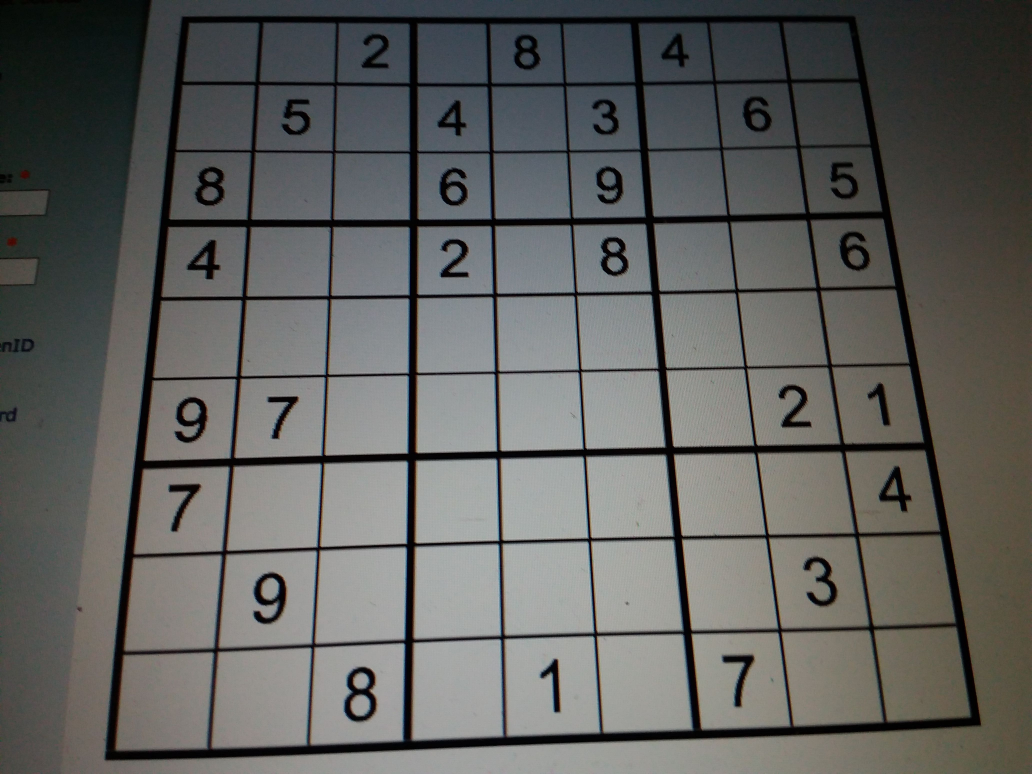
//> input picture data/img1.jpg, 4128 x 3096 px (shown at 1/4 size)
$ ./test data/img1.jpg   (built with g++ and OpenCV 4)
//> lines starting //> are read from the running program, lines starting //| are printed output that depends on the picture; after the words box and inside, x2 and y2 are one past the last pixel; in counts of white or black regions, pixels touching at a corner belong together
#include "opencv2/imgproc/imgproc.hpp"
#include <tesseract/baseapi.h>
#include "opencv2/highgui/highgui.hpp"
#include <cstdlib>
#include <iostream>
#include <cstdio>
using namespace std;
using namespace cv;
vector<vector<Point> > contours, transf_contours;
vector<vector<Point> > approx_poly;
vector<Vec4i> hierarchy, transf_hierarchy;
Mat box[82];
const int BORDER_REMOVE_P = 0;

// [13 lines of commented-out code are left out]

int main (int argc, char *argv[]) {

	//////////////////////////////////////// INITIALIZATION /////////////////////////////////
	Mat src,img = imread(argv[1]),persp_transf,sudoku_box,harris,harris_norm,harris_scale;
//> img is the input picture: 3096 rows x 4128 cols, CV_8UC3; mean B, G, R 94.1, 96.5, 96
	resize( img, img, Size(500,500) );
//> img: 500 rows x 500 cols, CV_8UC3
	Mat M,kernel;
	src = img.clone();
	const int w = img.cols, h = img.rows;
//> w = 500; h = 500
	double contour_areas=0,temp;
	int count = 0,i,j,T,r,c,b,thresh=200;
	vector<Point> corners;
	Point2f transf_pts[4],corner_pts[4];

	cvtColor( img, img, COLOR_BGR2GRAY );
//> img: 500 rows x 500 cols, CV_8UC1
	sudoku_box = Mat::zeros( img.rows, img.cols, CV_8UC1 );
	GaussianBlur( img, img, Size(5,5), 0, 0, BORDER_DEFAULT );
	kernel = getStructuringElement( MORPH_RECT, Size(3,3) );
	erode( img, img, kernel, Point(-1,-1), 1 );
	//threshold( img, img, 0, 255, CV_THRESH_BINARY_INV | CV_THRESH_OTSU );
	adaptiveThreshold( img, img, 255, ADAPTIVE_THRESH_MEAN_C, THRESH_BINARY_INV, 5, 0 );
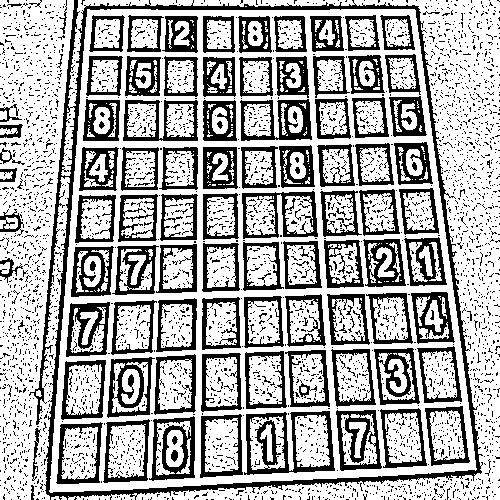
//> img: 500 rows x 500 cols, CV_8UC1; 67.2% white; 3817 black regions (3698 under 20 px)
	imshow("ASFD",img);
	waitKey(0);
	harris = Mat::zeros( img.rows, img.cols, CV_8UC1 );
	harris.setTo(Scalar(255));
	persp_transf = Mat::zeros( img.rows, img.cols, CV_8UC1 );
	persp_transf.setTo(Scalar(255));
	// [20 lines of commented-out code are left out]
	findContours( img, contours, hierarchy, RETR_TREE, CHAIN_APPROX_SIMPLE);
//> contours = 5743 contours, 5449 with area under 20; largest, box (x1, y1, x2, y2) and area: (49, 9, 477, 493) 178271, (61, 0, 500, 500) 30574, (0, 0, 74, 500) 26602, (243, 410, 336, 476) 5077, (241, 190, 319, 240) 3247
	int idx = 0;
	cout << contours.size() << endl;
//| 5743
	cout << hierarchy.size() << endl;
//| 5743
	for(i = 0, j = 0 ; i < contours.size() ; i++) {
		temp = contour_areas;
		contour_areas = max(contour_areas,(contourArea(contours[i],false)));
		if(contour_areas != temp) j = i;
	}
//> this loop made 5743 passes
//> (temp, contour_areas) on passes 5 to 7: (16, 20.5), (20.5, 20.5), (20.5, 76.5)
//> after the loop, contour_areas = 178271
	drawContours( sudoku_box, contours, j, Scalar(255), 2, 8 );
//> sudoku_box: 500 rows x 500 cols, CV_8UC1; 2.2% white; 1 white region
	imshow("ASFD",sudoku_box);
	waitKey(0);


	approx_poly.resize(1);
	approxPolyDP( contours[j], approx_poly[0], 0.01*arcLength(contours[j], true), true);  // OBTAINING CORNER POINTS
//> approx_poly = 1 contour; box (x1, y1, x2, y2) and area: (49, 9, 476, 492) 177677

	drawContours( sudoku_box, approx_poly, 0, Scalar(255), 2, 8 );
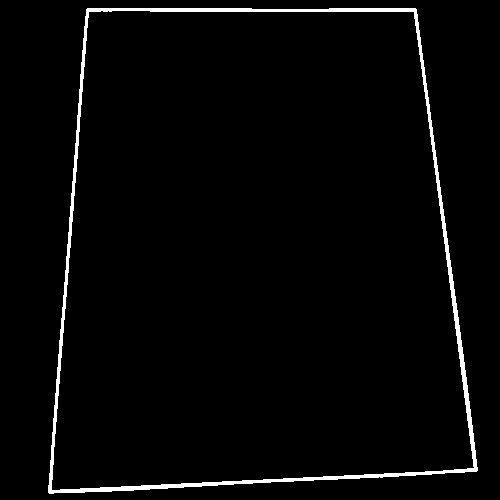
//> sudoku_box: 500 rows x 500 cols, CV_8UC1; 2.5% white; 1 white region, box (x1, y1, x2, y2) and area: (48, 8, 478, 494) 6202
	////////////////////////////////////////////////////////////////////////////////////////////

	///////////////////////////// PERSPECTIVE TRANSFORMATION ///////////////////////////////////
	vector<Point>::iterator it;
	i = 0;
	for(it = approx_poly[0].begin() ; it != approx_poly[0].end() ; it++) {
		corner_pts[i] = Point2f( it->x, it->y );
		i++;
	}
//> this loop made 4 passes
//> after the loop, i = 4
	transf_pts[0] = Point2f(0,0);
	transf_pts[1] = Point2f(0,img.rows);
	transf_pts[2] = Point2f(img.cols,img.rows);
	transf_pts[3] = Point2f(img.cols,0);

	M = getPerspectiveTransform( corner_pts, transf_pts);
//> M = [[1.46, 0.115, -128.4], [-0.00412, 1.35, -11.8], [-0.000111, 0.000627, 1]]
	Mat src_gray;
	warpPerspective( src, persp_transf, M, persp_transf.size(), INTER_LINEAR, BORDER_CONSTANT);
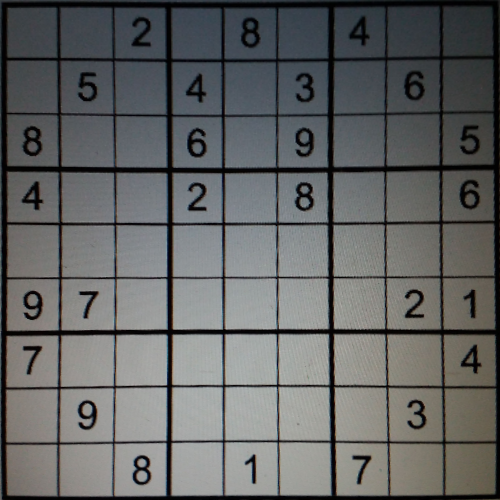
//> persp_transf: 500 rows x 500 cols, CV_8UC3; mean B, G, R 100, 100.3, 98.9
	Mat persp_transf_8UC1;
	cvtColor(persp_transf, persp_transf_8UC1, COLOR_BGR2GRAY);
	threshold( persp_transf_8UC1, persp_transf_8UC1, 0, 255, CV_THRESH_BINARY_INV | CV_THRESH_OTSU );
//> persp_transf_8UC1: 500 rows x 500 cols, CV_8UC1; 42.5% white; 127 white regions (110 under 20 px), largest, box (x1, y1, x2, y2) and area: (0, 0, 500, 500) 101245, (294, 126, 315, 158) 440, (187, 127, 207, 158) 419
	imshow("test",persp_transf_8UC1);
	waitKey(0);

	////////////////////////////////////////////////////////////////////////////////////////////

	//////////////////////// SEGMENTING SMALL BOXES ////////////////////////////////////////////
	int k,q,fl=0;
	Mat persp_transf_8UC1_contours = Mat::zeros(img.rows, img.cols, CV_8UC1);
	// [5 lines of commented-out code are left out]

	for(k = 0 ; k < persp_transf_8UC1.rows ; k++) {
		if(i*9+j == 5) cout << persp_transf_8UC1.at<uchar>(0,k) << " ";
		if(persp_transf_8UC1.at<uchar>(0,k) >= 200) {
			floodFill( persp_transf_8UC1, Point(0,k), Scalar(0));
			fl = 1;
			break;
		}
	}
//> this loop made 1 pass
//> pass 1, `floodFill( persp_transf_8UC1, Point(0,k), Scalar(0));`:
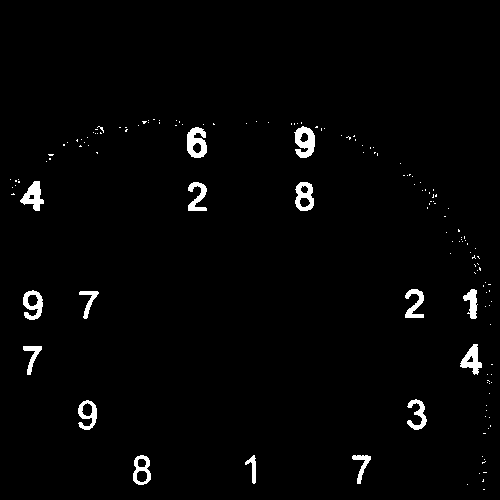
//> persp_transf_8UC1: 500 rows x 500 cols, CV_8UC1; 2% white; 149 white regions (133 under 20 px), largest, box (x1, y1, x2, y2) and area: (294, 126, 315, 158) 440, (187, 127, 207, 158) 419, (20, 181, 44, 211) 368
	if(fl == 0) {
		for(k = 0 ; k < persp_transf_8UC1.cols ; k++) {
			if(persp_transf_8UC1.at<uchar>(k,0) >= 200) {
				floodFill( persp_transf_8UC1, Point(k,0), Scalar(0));
				break;
			}
		}
	}

	for(i = 0 ; i < 81 ; i++) {
		box[i] = Mat::zeros( img.rows/8, img.cols/8, CV_8UC1 );
		box[i].setTo(Scalar(255));
	}
//> this loop made 81 passes
	Mat temp_box,dummy;
	temp_box = Mat::zeros( img.rows/3, img.cols/3, CV_8UC1 );
	cin >> q;
//> the answer given: 3
	c = src.cols/9; r = src.rows/9;
//> after `c = src.cols / 9`: c = 55
//> after `r = src.rows / 9`: r = 55
	for(i = 0 ; i < 9 ; i++) {
		for(j = 0 ; j < 9 ; j++) {
			Rect R(Point(c*i, r*j),Point(c*(i+1), r*(j+1)));
			box[i*9+j] = persp_transf_8UC1(R);

			// [30 lines of commented-out code are left out]

			int iter,max;
			double areas;
			contour_areas = 0;
			dummy = box[i*9+j].clone();
			findContours( dummy, transf_contours, transf_hierarchy, RETR_LIST, CHAIN_APPROX_SIMPLE );
			for(iter = 0, max = 0 ; iter < transf_contours.size() ; iter++) {
				temp = areas;
				areas = ( areas > (contourArea(transf_contours[iter],false)) ? areas : (contourArea(transf_contours[iter],false)) );
				if(areas != temp) max = iter;
			}
			if(transf_contours.size()) {
				Rect bound_rect = boundingRect( Mat(transf_contours[max]) );
				temp_box = box[i*9+j](bound_rect);
				copyMakeBorder( temp_box, temp_box, 3, 3, 3, 3, BORDER_REPLICATE );
			}
			if(i*9+j == q) {
				namedWindow("GAF",WINDOW_NORMAL);
				imshow("GAF",temp_box);
				waitKey(0);
			}

			resize( box[i*9+j], box[i*9+j], Size(img.cols/4,img.rows/4) );
			//threshold( box[i*9+j], box[i*9+j], 0, 255, CV_THRESH_BINARY_INV | CV_THRESH_OTSU );
			/*kernel = getStructuringElement( MORPH_RECT, Size(3,3) );
				erode( box[i*9+j], box[i*9+j], kernel, Point(-1,-1), 1 );*/
		}
	}
//> this loop made 9 passes
//> temp on passes 1 to 9: 0, 112, 111, 0, 0, 83.5, 0, 0, 0.5
//> box[0]: 125 rows x 125 cols, CV_8UC1; every value is 0
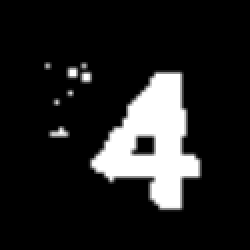
//> box[3]: 125 rows x 125 cols, CV_8UC1 (shown 2 times larger); min 0, max 255, mean 32.5
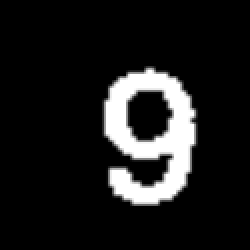
//> box[5]: 125 rows x 125 cols, CV_8UC1 (shown 2 times larger); min 0, max 255, mean 28.3
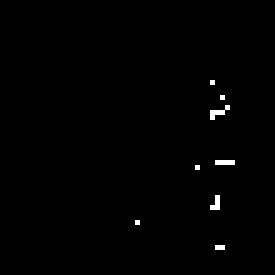
//> dummy: 55 rows x 55 cols, CV_8UC1 (shown 5 times larger); 0.63% white in thin lines or dots, all inside (x1, y1, x2, y2) = (27, 16, 47, 50)
//> after the loop, contour_areas = 0; transf_contours = 8 contours, all with area under 20; transf_hierarchy = 8 items: [1, -1, -1, -1], [2, 0, -1, -1], [3, 1, -1, -1], [4, 2, -1, -1], [5, 3, -1, -1], [6, 4, -1, -1], [7, 5, -1, -1], [-1, 6, -1, -1]; temp = 0.5

//> (the run ends here: the program needs code that is not available in this run, at `tesseract::TessBaseAPI tess;`)

$ run again, on data/img12.jpg
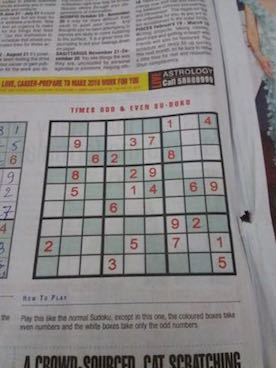
//> input picture data/img12.jpg, 276 x 368 px
//> img is the input picture: 368 rows x 276 cols, CV_8UC3; mean B, G, R 133, 133.7, 136.9
//> `adaptiveThreshold( img, img, 255, ADAPTIVE_THRESH_MEAN_C, THRESH_BINAR..`:
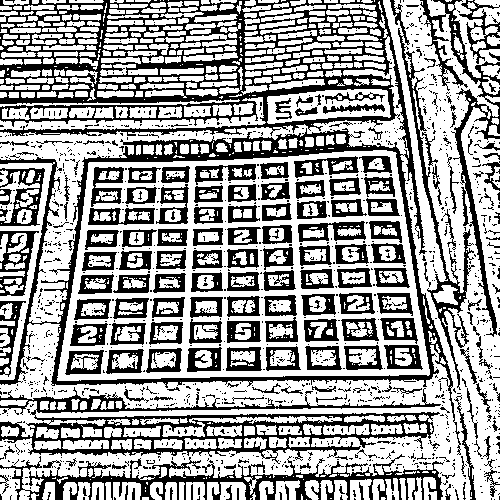
//> img: 500 rows x 500 cols, CV_8UC1; 62.3% white; 1383 black regions (1193 under 20 px)
//> contours = 2838 contours, 2164 with area under 20; largest, box (x1, y1, x2, y2) and area: (57, 150, 430, 381) 73910, (0, 0, 500, 500) 64768, (397, 27, 475, 389) 3236, (267, 89, 391, 124) 3196, (0, 97, 266, 130) 1984
//| 2838
//| 2838
//> the loop `for(i = 0, j = 0 ; i < contours.size() ; i++)` made 2838 passes
//> (temp, contour_areas) on passes 6 to 8: (12, 22), (22, 22), (22, 22)
//> after the loop `for(i = 0, j = 0 ; i < contours.size() ; i++)`: contour_areas = 73910
//> approx_poly = 1 contour; box (x1, y1, x2, y2) and area: (57, 153, 429, 381) 74580
//> the loop `for(it = approx_poly[0].begin() ; it != approx_poly[0].end() ; it++)` made 4 passes
//> after the loop `for(it = approx_poly[0].begin() ; it != approx_poly[0].end() ; it++)`: i = 4
//> M = [[0.0974, 3.32, -547], [-1.94, 0.28, 725.7], [0.000121, 0.00115, 1]]
//> the loop `for(i = 0 ; i < 81 ; i++)` made 81 passes
//> the loop `for(i = 0 ; i < 9 ; i++)` made 9 passes
//> temp on passes 1 to 8: 0, 0, 0, 0, 0, 0, 0, 339.5
//> after the loop `for(i = 0 ; i < 9 ; i++)`:
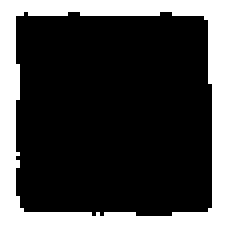
//> temp_box: 61 rows x 61 cols, CV_8UC1 (shown 4 times larger); 36% white; 1 white region
//> after the loop `for(i = 0 ; i < 9 ; i++)`: contour_areas = 0; transf_contours = 3 contours, 2 with area under 20; largest, box (x1, y1, x2, y2) and area: (0, 0, 55, 55) 446; transf_hierarchy = 3 items: [1, -1, -1, -1], [2, 0, -1, -1], [-1, 1, -1, -1]; temp = 0
